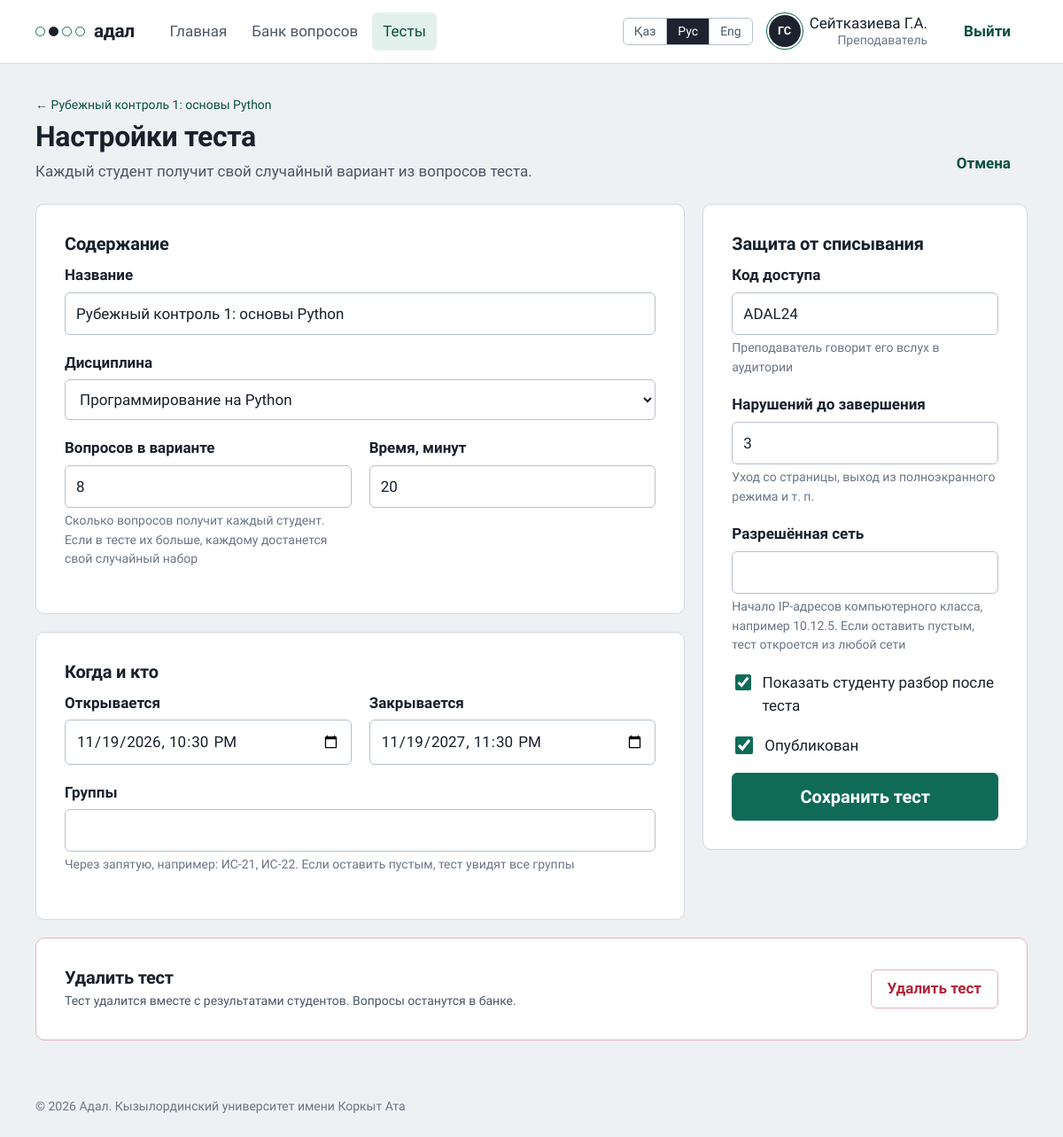
/exams/1/edit/ (signed in), run on the app's committed database.
### accounts/models.py (models this page shows, shortened)
class User(AbstractBaseUser, PermissionsMixin):
    class Role(models.TextChoices):
        STUDENT = "student", _("Студент")
        TEACHER = "teacher", _("Преподаватель")
        ADMIN = "admin", _("Администратор")
    class Degree(models.TextChoices):
        BACHELOR = "bachelor", _("Бакалавриат")
        MASTER = "master", _("Магистратура")
        DOCTOR = "doctor", _("Докторантура")
    class ApplicationType(models.TextChoices):
        FIRST = "first", _("Первое высшее образование")
        SHORT = "short", _("Сокращённая программа (на базе ТиПО)")
        SECOND = "second", _("Второе высшее образование")
    class DocType(models.TextChoices):
        ID_CARD = "id_card", _("Удостоверение личности РК")
        PASSPORT = "passport", _("Паспорт")
        RESIDENCE = "residence", _("Вид на жительство")
    class Language(models.TextChoices):
        KAZAKH = "kk", _("Қазақша")
        RUSSIAN = "ru", _("Русский")
        ENGLISH = "en", "English"
    iin = models.CharField(_("ИИН"), max_length=12, unique=True)
    first_name = models.CharField(_("Имя"), max_length=80)
    last_name = models.CharField(_("Фамилия"), max_length=80)
    patronymic = models.CharField(_("Отчество"), max_length=80, blank=True)
    email = models.EmailField(_("Эл. почта"), blank=True)
    role = models.CharField(_("Роль"), max_length=10, choices=Role.choices, default=Role.STUDENT)
    group = models.CharField(_("Группа"), max_length=30, blank=True)
    interface_language = models.CharField(
        _("Язык интерфейса"), max_length=2, choices=Language.choices, default=Language.RUSSIAN)
    degree = models.CharField(_("Академическая степень"), max_length=10,
                              choices=Degree.choices, default=Degree.BACHELOR)
    application_type = models.CharField(_("Заявление"), max_length=10,
                                        choices=ApplicationType.choices, default=ApplicationType.FIRST)
    citizenship = models.CharField(_("Страна"), max_length=60, default="Казахстан")
    doc_type = models.CharField(_("Документ"), max_length=10, choices=DocType.choices,
                                default=DocType.ID_CARD)
    doc_number = models.CharField(_("Номер документа"), max_length=20, blank=True)
    study_language = models.CharField(_("Язык обучения"), max_length=2,
                                      choices=Language.choices, default=Language.KAZAKH)
    birth_date = models.DateField(_("Дата рождения"), null=True, blank=True)
    avatar = models.ImageField(_("Фото профиля"), upload_to="avatars/", blank=True)
    is_active = models.BooleanField(default=True)
    is_staff = models.BooleanField(default=False)
    date_joined = models.DateTimeField(default=timezone.now)
    objects = UserManager()
    USERNAME_FIELD = "iin"
    REQUIRED_FIELDS = ["first_name", "last_name"]
    class Meta:
        verbose_name = _("пользователь")
        verbose_name_plural = _("пользователи")
        ordering = ["last_name", "first_name"]
    @property
    def short_name(self) -> str:
        initials = "".join(f"{p[0]}." for p in (self.first_name, self.patronymic) if p)
        return f"{self.last_name} {initials}".strip()
    @property
    def initials(self) -> str:
        return "".join(p[0] for p in (self.first_name, self.last_name) if p).upper()
    @property
    def is_teacher(self) -> bool:
        return self.role in (self.Role.TEACHER, self.Role.ADMIN)

### exams/models.py (models this page shows, shortened)
class Exam(models.Model):
    title = models.CharField(_("Название"), max_length=200)
    subject = models.ForeignKey(Subject, on_delete=models.PROTECT, related_name="exams",
                                verbose_name=_("Дисциплина"))
    author = models.ForeignKey(settings.AUTH_USER_MODEL, on_delete=models.CASCADE,
                               related_name="exams")
    topic = models.CharField(_("Только тема"), max_length=150, blank=True,
                             help_text=_("Оставьте пустым, чтобы брать вопросы по всей дисциплине"))
    question_count = models.PositiveSmallIntegerField(_("Вопросов в варианте"), default=20)
    duration_minutes = models.PositiveSmallIntegerField(_("Время, минут"), default=30)
    opens_at = models.DateTimeField(_("Открывается"))
    closes_at = models.DateTimeField(_("Закрывается"))
    groups = models.CharField(_("Группы"), max_length=300, blank=True,
                              help_text=_("Через запятую, например: ИС-21, ИС-22. Если оставить пустым, тест увидят все группы"))
    access_code = models.CharField(_("Код доступа"), max_length=12,
                                   help_text=_("Преподаватель говорит его вслух в аудитории"))
    allowed_ip_prefix = models.CharField(
        _("Разрешённая сеть"), max_length=60, blank=True,
        help_text=_("Начало IP-адресов компьютерного класса, например 10.12.5. Если оставить пустым, тест откроется из любой сети"))
    max_violations = models.PositiveSmallIntegerField(
        _("Нарушений до завершения"), default=3,
        help_text=_("Уход со страницы, выход из полноэкранного режима и т. п."))
    show_review = models.BooleanField(_("Показать студенту разбор после теста"), default=False)
    questions = models.ManyToManyField("Question", related_name="exams", blank=True,
                                       verbose_name=_("Вопросы теста"))
    is_published = models.BooleanField(_("Опубликован"), default=True)
    created_at = models.DateTimeField(auto_now_add=True)
    class Meta:
        verbose_name = _("тест")
        verbose_name_plural = _("тесты")
        ordering = ["-opens_at"]

### exams/views.py (the view, shortened to what this page needs)
# urls.py: path("exams/<int:pk>/edit/", views.exam_edit, name="exam_edit"),
@teacher_required
def exam_edit(request, pk=None):
    exam = get_object_or_404(Exam, pk=pk, author=request.user) if pk else None
    form = ExamForm(request.POST or None, instance=exam,
                    initial={"source": request.GET.get("source", "manual")})
    return render(request, "exams/exam_form.html", {"form": form, "exam": exam})

### exams/models.py (called while the page is built)
    def __str__(self):
        return self.name

### exams/views.py (called while the page is built)
def teacher_required(view):
    @wraps(view)
    @login_required
    def wrapper(request, *args, **kwargs):
        if not request.user.is_teacher:
            raise PermissionDenied
        return view(request, *args, **kwargs)
    return wrapper

### templates/exams/exam_form.html (shortened to what this page needs)
{% extends "base.html" %}
{% load i18n %}
{% block content %}
<div class="page-head">
  <div>
    {% if exam %}<a class="back-link" href="{% url 'exams:exam_results' exam.pk %}">← {{ exam.title }}</a>{% endif %}
    <h1>{% if exam %}{% translate "Настройки теста" %}{% else %}{% translate "Новый тест" %}{% endif %}</h1>
    <p class="muted">{% translate "Каждый студент получит свой случайный вариант из вопросов теста." %}</p>
  </div>
  <a class="btn btn-quiet" href="{% if exam %}{% url 'exams:exam_results' exam.pk %}{% else %}{% url 'exams:exam_list' %}{% endif %}">{% translate "Отмена" %}</a>
</div>
<form method="post" class="cols">
  <div>
    <section class="sheet">
      <h3>{% translate "Содержание" %}</h3>
      {% include "_field.html" with field=form.title %}
      {% include "_field.html" with field=form.subject %}
      <div class="grid-2">
        {% include "_field.html" with field=form.question_count %}
        {% include "_field.html" with field=form.duration_minutes %}
      </div>
    </section>
    <section class="sheet">
      <h3>{% translate "Когда и кто" %}</h3>
      <div class="grid-2">
        {% include "_field.html" with field=form.opens_at %}
        {% include "_field.html" with field=form.closes_at %}
      </div>
      {% include "_field.html" with field=form.groups %}
    </section>
  </div>
  <aside>
    <section class="sheet">
      <h3>{% translate "Защита от списывания" %}</h3>
      {% include "_field.html" with field=form.access_code %}
      {% include "_field.html" with field=form.max_violations %}
      {% include "_field.html" with field=form.allowed_ip_prefix %}
      {% include "_field.html" with field=form.show_review %}
      {% include "_field.html" with field=form.is_published %}
      <button class="btn btn-primary btn-block btn-lg" type="submit">{% if exam %}{% translate "Сохранить тест" %}{% else %}{% translate "Создать и добавить вопросы" %}{% endif %}</button>
    </section>
  </aside>
</form>
{% if exam %}
<section class="sheet danger-zone">
  <div>
    <h3>{% translate "Удалить тест" %}</h3>
    <p class="small muted">{% translate "Тест удалится вместе с результатами студентов. Вопросы останутся в банке." %}</p>
  </div>
  <form method="post" action="{% url 'exams:exam_delete' exam.pk %}"
        onsubmit="return confirm('{% filter escapejs %}{% blocktranslate trimmed with title=exam.title %}Удалить тест «{{ title }}» и все его результаты? Это нельзя отменить.{% endblocktranslate %}{% endfilter %}')">
    <button class="btn btn-danger" type="submit">{% translate "Удалить тест" %}</button>
  </form>
</section>
{% endif %}
{% endblock %}

### templates/base.html (shortened to what this page needs)
{% load static i18n %}{% get_current_language as LANG %}<!doctype html>
<html lang="{{ LANG }}">
<head>
  <link rel="stylesheet" href="{% static 'css/app.css' %}?v=16">
</head>
<body class="{% block body_class %}{% endblock %}">
{% block chrome %}
<header class="topbar">
  <div class="topbar-in">
    <a class="wordmark" href="{% url 'dashboard' %}" aria-label="{% translate 'Адал, главная страница' %}">
      <span class="mark" aria-hidden="true"><i></i><i class="on"></i><i></i><i></i></span>{% translate "адал" %}
    </a>
    {% if user.is_authenticated %}
    {% with path=request.path %}
    <nav class="nav" aria-label="{% translate 'Разделы' %}">
      <a href="{% url 'dashboard' %}" {% if path == '/' %}aria-current="page"{% endif %}>{% translate "Главная" %}</a>
      {% if user.is_teacher %}
      <a href="{% url 'exams:question_list' %}" {% if '/bank/' in path %}aria-current="page"{% endif %}>{% translate "Банк вопросов" %}</a>
      <a href="{% url 'exams:exam_list' %}" {% if '/exams/' in path %}aria-current="page"{% endif %}>{% translate "Тесты" %}</a>
      {% endif %}
    </nav>
    {% endwith %}
    {% endif %}
    <div class="who">
      {% include "_lang.html" %}
      {% if user.is_authenticated %}
      <a class="who-link" href="{% url 'accounts:profile' %}" title="{% translate 'Профиль' %}">
        <span class="avatar" aria-hidden="true">{% if user.avatar %}<img src="{{ user.avatar.url }}" alt="">{% else %}{{ user.initials }}{% endif %}</span>
        <span class="who-name">{{ user.short_name }}<span>{{ user.get_role_display }}{% if user.group %}, {{ user.group }}{% endif %}</span></span>
      </a>
      <form method="post" action="{% url 'accounts:logout' %}">{% csrf_token %}
        <button class="btn btn-quiet logout" type="submit" aria-label="{% translate 'Выйти' %}">
          <span>{% translate "Выйти" %}</span>
        </button>
      </form>
      {% endif %}
    </div>
  </div>
</header>
{% endblock %}
<main class="{% block main_class %}page{% endblock %}">
  {% block content %}{% endblock %}
</main>
{% block footer %}<footer class="footer">{% translate "© 2026 Адал. Кызылординский университет имени Коркыт Ата" %}</footer>{% endblock %}
</body>
</html>

### templates/_field.html (shortened to what this page needs)
{% load i18n %}<div class="field">
  {% if field.field.widget.input_type == "checkbox" %}
  <label class="check">{{ field }} <span>{{ field.label }}</span></label>
  {% else %}
  <label for="{{ field.id_for_label }}">{{ field.label }}</label>
  {{ field }}
  {% endif %}
  {% if field.help_text %}<div class="help">{{ field.help_text }}</div>{% endif %}
</div>

### data on the page
User: initials "ГС", short_name "Сейтказиева Г.А.", role "Преподаватель"
Exam: title "Рубежный контроль 1: основы Python", subject "Программирование на Python", question_count "8", duration_minutes "20", opens_at "11/19/2026 22:30", closes_at "11/19/2027 23:30", access_code "ADAL24", max_violations "3", show_review "☑", is_published "☑"

### other printed values
{{ field.label }} "Название Дисциплина Вопросов в варианте Время, минут Открывается Закрывается Группы Код доступа Нарушений до завершения Разрешённая сеть"
{{ field.label }} "Показать студенту разбор после теста Опубликован"
